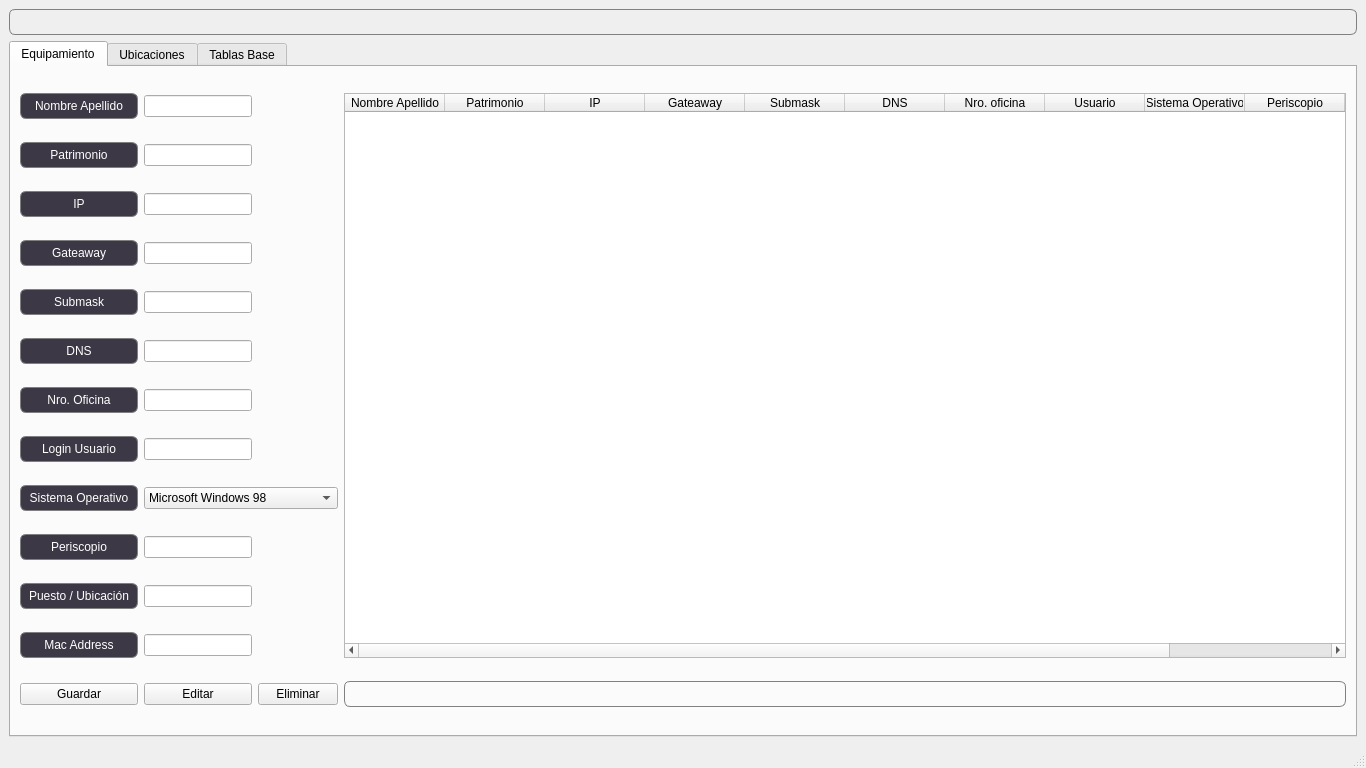
<?xml version="1.0" encoding="UTF-8"?>
<ui version="4.0">
 <class>MainWindow</class>
 <widget class="QMainWindow" name="MainWindow">
  <property name="geometry">
   <rect>
    <x>0</x>
    <y>0</y>
    <width>1366</width>
    <height>768</height>
   </rect>
  </property>
  <property name="windowTitle">
   <string>MainWindow</string>
  </property>
  <property name="windowIcon">
   <iconset>
    <normalon>:/new/icons/oxygen/32x32/devices/computer-laptop.png</normalon>
   </iconset>
  </property>
  <widget class="QWidget" name="centralwidget">
   <layout class="QGridLayout" name="gridLayout_2">
    <item row="1" column="0">
     <layout class="QGridLayout" name="gridLayout">
      <item row="0" column="0">
       <widget class="QTabWidget" name="tabWidget">
        <property name="currentIndex">
         <number>0</number>
        </property>
        <widget class="QWidget" name="tab">
         <attribute name="icon">
          <iconset>
           <normalon>:/new/icons/oxygen/32x32/devices/computer.png</normalon>
          </iconset>
         </attribute>
         <attribute name="title">
          <string>Equipamiento</string>
         </attribute>
         <layout class="QGridLayout" name="gridLayout_3">
          <item row="0" column="3">
           <widget class="QLineEdit" name="nombre_apellido">
            <property name="sizePolicy">
             <sizepolicy hsizetype="Fixed" vsizetype="Fixed">
              <horstretch>0</horstretch>
              <verstretch>0</verstretch>
             </sizepolicy>
            </property>
           </widget>
          </item>
          <item row="4" column="3">
           <widget class="QLineEdit" name="submask">
            <property name="sizePolicy">
             <sizepolicy hsizetype="Fixed" vsizetype="Fixed">
              <horstretch>0</horstretch>
              <verstretch>0</verstretch>
             </sizepolicy>
            </property>
           </widget>
          </item>
          <item row="4" column="1">
           <widget class="QLabel" name="label_10">
            <property name="styleSheet">
             <string notr="true">background-color: rgb(61, 56, 70);
color: rgb(255, 255, 255);
border: 1px solid grey;
border-radius: 6px;
padding: 5px;</string>
            </property>
            <property name="text">
             <string>Submask</string>
            </property>
            <property name="alignment">
             <set>Qt::AlignCenter</set>
            </property>
           </widget>
          </item>
          <item row="9" column="3">
           <widget class="QLineEdit" name="periscopio">
            <property name="sizePolicy">
             <sizepolicy hsizetype="Fixed" vsizetype="Fixed">
              <horstretch>0</horstretch>
              <verstretch>0</verstretch>
             </sizepolicy>
            </property>
           </widget>
          </item>
          <item row="8" column="1">
           <widget class="QLabel" name="label_6">
            <property name="styleSheet">
             <string notr="true">background-color: rgb(61, 56, 70);
color: rgb(255, 255, 255);
border: 1px solid grey;
border-radius: 6px;
padding: 5px;</string>
            </property>
            <property name="frameShape">
             <enum>QFrame::StyledPanel</enum>
            </property>
            <property name="frameShadow">
             <enum>QFrame::Sunken</enum>
            </property>
            <property name="text">
             <string>Sistema Operativo</string>
            </property>
            <property name="alignment">
             <set>Qt::AlignCenter</set>
            </property>
           </widget>
          </item>
          <item row="12" column="5">
           <widget class="QLabel" name="mensaje">
            <property name="styleSheet">
             <string notr="true">font: 10pt &quot;Ubuntu&quot;;
border: 1px solid grey;
border-radius: 6px;
padding: 5px;</string>
            </property>
            <property name="frameShape">
             <enum>QFrame::StyledPanel</enum>
            </property>
            <property name="frameShadow">
             <enum>QFrame::Sunken</enum>
            </property>
            <property name="text">
             <string/>
            </property>
            <property name="alignment">
             <set>Qt::AlignCenter</set>
            </property>
           </widget>
          </item>
          <item row="0" column="5" rowspan="12">
           <widget class="QTableWidget" name="table_equipamiento">
            <property name="sizePolicy">
             <sizepolicy hsizetype="Expanding" vsizetype="Expanding">
              <horstretch>0</horstretch>
              <verstretch>0</verstretch>
             </sizepolicy>
            </property>
            <column>
             <property name="text">
              <string>Nombre Apellido</string>
             </property>
            </column>
            <column>
             <property name="text">
              <string>Patrimonio</string>
             </property>
            </column>
            <column>
             <property name="text">
              <string>IP</string>
             </property>
            </column>
            <column>
             <property name="text">
              <string>Gateaway</string>
             </property>
            </column>
            <column>
             <property name="text">
              <string>Submask</string>
             </property>
            </column>
            <column>
             <property name="text">
              <string>DNS</string>
             </property>
            </column>
            <column>
             <property name="text">
              <string>Nro. oficina</string>
             </property>
            </column>
            <column>
             <property name="text">
              <string>Usuario</string>
             </property>
            </column>
            <column>
             <property name="text">
              <string>Sistema Operativo</string>
             </property>
            </column>
            <column>
             <property name="text">
              <string>Periscopio</string>
             </property>
            </column>
            <column>
             <property name="text">
              <string>Puesto / Ubicación</string>
             </property>
            </column>
            <column>
             <property name="text">
              <string>Mac Address</string>
             </property>
            </column>
           </widget>
          </item>
          <item row="12" column="4">
           <widget class="QPushButton" name="btn_eliminar">
            <property name="text">
             <string>Eliminar</string>
            </property>
            <property name="icon">
             <iconset>
              <normalon>:/new/icons/oxygen/32x32/actions/trash-empty.png</normalon>
             </iconset>
            </property>
           </widget>
          </item>
          <item row="9" column="1">
           <widget class="QLabel" name="label_7">
            <property name="styleSheet">
             <string notr="true">background-color: rgb(61, 56, 70);
color: rgb(255, 255, 255);
border: 1px solid grey;
border-radius: 6px;
padding: 5px;</string>
            </property>
            <property name="frameShape">
             <enum>QFrame::StyledPanel</enum>
            </property>
            <property name="frameShadow">
             <enum>QFrame::Sunken</enum>
            </property>
            <property name="text">
             <string>Periscopio</string>
            </property>
            <property name="alignment">
             <set>Qt::AlignCenter</set>
            </property>
           </widget>
          </item>
          <item row="6" column="1">
           <widget class="QLabel" name="label_4">
            <property name="styleSheet">
             <string notr="true">background-color: rgb(61, 56, 70);
color: rgb(255, 255, 255);
border: 1px solid grey;
border-radius: 6px;
padding: 5px;</string>
            </property>
            <property name="frameShape">
             <enum>QFrame::StyledPanel</enum>
            </property>
            <property name="frameShadow">
             <enum>QFrame::Sunken</enum>
            </property>
            <property name="text">
             <string>Nro. Oficina</string>
            </property>
            <property name="alignment">
             <set>Qt::AlignCenter</set>
            </property>
           </widget>
          </item>
          <item row="3" column="1">
           <widget class="QLabel" name="label_9">
            <property name="styleSheet">
             <string notr="true">background-color: rgb(61, 56, 70);
color: rgb(255, 255, 255);
border: 1px solid grey;
border-radius: 6px;
padding: 5px;</string>
            </property>
            <property name="text">
             <string>Gateaway</string>
            </property>
            <property name="alignment">
             <set>Qt::AlignCenter</set>
            </property>
           </widget>
          </item>
          <item row="5" column="1">
           <widget class="QLabel" name="label_11">
            <property name="styleSheet">
             <string notr="true">background-color: rgb(61, 56, 70);
color: rgb(255, 255, 255);
border: 1px solid grey;
border-radius: 6px;
padding: 5px;</string>
            </property>
            <property name="text">
             <string>DNS</string>
            </property>
            <property name="alignment">
             <set>Qt::AlignCenter</set>
            </property>
           </widget>
          </item>
          <item row="11" column="3">
           <widget class="QLineEdit" name="mac_address">
            <property name="sizePolicy">
             <sizepolicy hsizetype="Fixed" vsizetype="Fixed">
              <horstretch>0</horstretch>
              <verstretch>0</verstretch>
             </sizepolicy>
            </property>
           </widget>
          </item>
          <item row="1" column="3">
           <widget class="QLineEdit" name="patrimonio">
            <property name="sizePolicy">
             <sizepolicy hsizetype="Fixed" vsizetype="Fixed">
              <horstretch>0</horstretch>
              <verstretch>0</verstretch>
             </sizepolicy>
            </property>
           </widget>
          </item>
          <item row="6" column="3">
           <widget class="QLineEdit" name="nro_oficina">
            <property name="sizePolicy">
             <sizepolicy hsizetype="Fixed" vsizetype="Fixed">
              <horstretch>0</horstretch>
              <verstretch>0</verstretch>
             </sizepolicy>
            </property>
           </widget>
          </item>
          <item row="7" column="3">
           <widget class="QLineEdit" name="usuario">
            <property name="sizePolicy">
             <sizepolicy hsizetype="Fixed" vsizetype="Fixed">
              <horstretch>0</horstretch>
              <verstretch>0</verstretch>
             </sizepolicy>
            </property>
           </widget>
          </item>
          <item row="12" column="3">
           <widget class="QPushButton" name="btn_editar">
            <property name="text">
             <string>Editar</string>
            </property>
            <property name="icon">
             <iconset>
              <normalon>:/new/icons/oxygen/32x32/actions/document-edit.png</normalon>
             </iconset>
            </property>
           </widget>
          </item>
          <item row="5" column="3">
           <widget class="QLineEdit" name="dns">
            <property name="sizePolicy">
             <sizepolicy hsizetype="Fixed" vsizetype="Fixed">
              <horstretch>0</horstretch>
              <verstretch>0</verstretch>
             </sizepolicy>
            </property>
           </widget>
          </item>
          <item row="0" column="0">
           <layout class="QFormLayout" name="formLayout"/>
          </item>
          <item row="2" column="1">
           <widget class="QLabel" name="label_3">
            <property name="styleSheet">
             <string notr="true">background-color: rgb(61, 56, 70);
color: rgb(255, 255, 255);
border: 1px solid grey;
border-radius: 6px;
padding: 5px;</string>
            </property>
            <property name="frameShape">
             <enum>QFrame::StyledPanel</enum>
            </property>
            <property name="frameShadow">
             <enum>QFrame::Sunken</enum>
            </property>
            <property name="text">
             <string>IP</string>
            </property>
            <property name="alignment">
             <set>Qt::AlignCenter</set>
            </property>
           </widget>
          </item>
          <item row="3" column="3">
           <widget class="QLineEdit" name="gateaway">
            <property name="sizePolicy">
             <sizepolicy hsizetype="Fixed" vsizetype="Fixed">
              <horstretch>0</horstretch>
              <verstretch>0</verstretch>
             </sizepolicy>
            </property>
           </widget>
          </item>
          <item row="7" column="1">
           <widget class="QLabel" name="label_5">
            <property name="styleSheet">
             <string notr="true">background-color: rgb(61, 56, 70);
color: rgb(255, 255, 255);
border: 1px solid grey;
border-radius: 6px;
padding: 5px;</string>
            </property>
            <property name="frameShape">
             <enum>QFrame::StyledPanel</enum>
            </property>
            <property name="frameShadow">
             <enum>QFrame::Sunken</enum>
            </property>
            <property name="text">
             <string>Login Usuario</string>
            </property>
            <property name="alignment">
             <set>Qt::AlignCenter</set>
            </property>
           </widget>
          </item>
          <item row="11" column="1">
           <widget class="QLabel" name="label_8">
            <property name="styleSheet">
             <string notr="true">background-color: rgb(61, 56, 70);
color: rgb(255, 255, 255);
border: 1px solid grey;
border-radius: 6px;
padding: 5px;</string>
            </property>
            <property name="frameShape">
             <enum>QFrame::StyledPanel</enum>
            </property>
            <property name="frameShadow">
             <enum>QFrame::Sunken</enum>
            </property>
            <property name="text">
             <string>Mac Address</string>
            </property>
            <property name="alignment">
             <set>Qt::AlignCenter</set>
            </property>
           </widget>
          </item>
          <item row="2" column="3">
           <widget class="QLineEdit" name="ip">
            <property name="sizePolicy">
             <sizepolicy hsizetype="Fixed" vsizetype="Fixed">
              <horstretch>0</horstretch>
              <verstretch>0</verstretch>
             </sizepolicy>
            </property>
           </widget>
          </item>
          <item row="0" column="1">
           <widget class="QLabel" name="label">
            <property name="styleSheet">
             <string notr="true">background-color: rgb(61, 56, 70);
color: rgb(255, 255, 255);
border: 1px solid grey;
border-radius: 6px;
padding: 5px;</string>
            </property>
            <property name="frameShape">
             <enum>QFrame::StyledPanel</enum>
            </property>
            <property name="frameShadow">
             <enum>QFrame::Sunken</enum>
            </property>
            <property name="text">
             <string>Nombre Apellido</string>
            </property>
            <property name="alignment">
             <set>Qt::AlignCenter</set>
            </property>
           </widget>
          </item>
          <item row="1" column="1">
           <widget class="QLabel" name="label_2">
            <property name="styleSheet">
             <string notr="true">background-color: rgb(61, 56, 70);
color: rgb(255, 255, 255);
border: 1px solid grey;
border-radius: 6px;
padding: 5px;</string>
            </property>
            <property name="frameShape">
             <enum>QFrame::StyledPanel</enum>
            </property>
            <property name="frameShadow">
             <enum>QFrame::Sunken</enum>
            </property>
            <property name="text">
             <string>Patrimonio</string>
            </property>
            <property name="alignment">
             <set>Qt::AlignCenter</set>
            </property>
           </widget>
          </item>
          <item row="12" column="1">
           <widget class="QPushButton" name="btn_guardar">
            <property name="text">
             <string>Guardar</string>
            </property>
            <property name="icon">
             <iconset>
              <normalon>:/new/icons/oxygen/32x32/devices/media-floppy.png</normalon>
             </iconset>
            </property>
           </widget>
          </item>
          <item row="10" column="1">
           <widget class="QLabel" name="label_12">
            <property name="styleSheet">
             <string notr="true">background-color: rgb(61, 56, 70);
color: rgb(255, 255, 255);
border: 1px solid grey;
border-radius: 6px;
padding: 5px;</string>
            </property>
            <property name="text">
             <string>Puesto / Ubicación</string>
            </property>
           </widget>
          </item>
          <item row="10" column="3">
           <widget class="QLineEdit" name="puesto_ubicacion">
            <property name="sizePolicy">
             <sizepolicy hsizetype="Fixed" vsizetype="Fixed">
              <horstretch>0</horstretch>
              <verstretch>0</verstretch>
             </sizepolicy>
            </property>
           </widget>
          </item>
          <item row="8" column="3" colspan="2">
           <widget class="QComboBox" name="sistema_operativo">
            <property name="sizePolicy">
             <sizepolicy hsizetype="Preferred" vsizetype="Fixed">
              <horstretch>0</horstretch>
              <verstretch>0</verstretch>
             </sizepolicy>
            </property>
            <item>
             <property name="text">
              <string>Microsoft Windows 98</string>
             </property>
            </item>
            <item>
             <property name="text">
              <string>Microsoft Windows XP</string>
             </property>
            </item>
            <item>
             <property name="text">
              <string>Microsoft Windows Vista</string>
             </property>
            </item>
            <item>
             <property name="text">
              <string>Microsoft Windows 7</string>
             </property>
            </item>
            <item>
             <property name="text">
              <string>Micorsoft Windows 8</string>
             </property>
            </item>
            <item>
             <property name="text">
              <string>Microsoft Windows 10</string>
             </property>
            </item>
            <item>
             <property name="text">
              <string>Microsoft Windows 11</string>
             </property>
            </item>
            <item>
             <property name="text">
              <string>Ubuntu Linux</string>
             </property>
            </item>
            <item>
             <property name="text">
              <string>LinuxMint Linux</string>
             </property>
            </item>
            <item>
             <property name="text">
              <string>Slackware Linux</string>
             </property>
            </item>
            <item>
             <property name="text">
              <string>Debian Linux</string>
             </property>
            </item>
            <item>
             <property name="text">
              <string>Arch Linux</string>
             </property>
            </item>
            <item>
             <property name="text">
              <string>Red Hat Linux</string>
             </property>
            </item>
            <item>
             <property name="text">
              <string>Fedora Linux</string>
             </property>
            </item>
           </widget>
          </item>
         </layout>
         <zorder>table_equipamiento</zorder>
         <zorder>label</zorder>
         <zorder>label_2</zorder>
         <zorder>patrimonio</zorder>
         <zorder>label_3</zorder>
         <zorder>ip</zorder>
         <zorder>label_4</zorder>
         <zorder>nro_oficina</zorder>
         <zorder>label_5</zorder>
         <zorder>usuario</zorder>
         <zorder>label_6</zorder>
         <zorder>label_7</zorder>
         <zorder>periscopio</zorder>
         <zorder>label_8</zorder>
         <zorder>mac_address</zorder>
         <zorder>btn_guardar</zorder>
         <zorder>btn_editar</zorder>
         <zorder>btn_eliminar</zorder>
         <zorder>mensaje</zorder>
         <zorder>nombre_apellido</zorder>
         <zorder>label_9</zorder>
         <zorder>gateaway</zorder>
         <zorder>label_10</zorder>
         <zorder>submask</zorder>
         <zorder>label_11</zorder>
         <zorder>dns</zorder>
         <zorder>sistema_operativo</zorder>
         <zorder>label_12</zorder>
         <zorder>puesto_ubicacion</zorder>
        </widget>
        <widget class="QWidget" name="tab_2">
         <attribute name="icon">
          <iconset>
           <normalon>:/new/icons/oxygen/32x32/emblems/image-stack-open.png</normalon>
          </iconset>
         </attribute>
         <attribute name="title">
          <string>Ubicaciones</string>
         </attribute>
        </widget>
        <widget class="QWidget" name="tab_3">
         <attribute name="icon">
          <iconset>
           <normalon>:/new/icons/oxygen/32x32/actions/table.png</normalon>
          </iconset>
         </attribute>
         <attribute name="title">
          <string>Tablas Base</string>
         </attribute>
        </widget>
       </widget>
      </item>
     </layout>
    </item>
    <item row="0" column="0">
     <widget class="QLabel" name="mensaje_database_ok">
      <property name="styleSheet">
       <string notr="true">font: 8pt &quot;Ubuntu&quot;;
border: 1px solid grey;
border-radius: 6px;
padding: 5px;</string>
      </property>
      <property name="text">
       <string/>
      </property>
      <property name="alignment">
       <set>Qt::AlignCenter</set>
      </property>
     </widget>
    </item>
   </layout>
  </widget>
  <widget class="QMenuBar" name="menubar">
   <property name="geometry">
    <rect>
     <x>0</x>
     <y>0</y>
     <width>1366</width>
     <height>21</height>
    </rect>
   </property>
  </widget>
  <widget class="QStatusBar" name="statusbar"/>
 </widget>
 <tabstops>
  <tabstop>tabWidget</tabstop>
  <tabstop>nombre_apellido</tabstop>
  <tabstop>patrimonio</tabstop>
  <tabstop>ip</tabstop>
  <tabstop>gateaway</tabstop>
  <tabstop>submask</tabstop>
  <tabstop>dns</tabstop>
  <tabstop>nro_oficina</tabstop>
  <tabstop>usuario</tabstop>
  <tabstop>sistema_operativo</tabstop>
  <tabstop>periscopio</tabstop>
  <tabstop>puesto_ubicacion</tabstop>
  <tabstop>mac_address</tabstop>
  <tabstop>btn_guardar</tabstop>
  <tabstop>btn_editar</tabstop>
  <tabstop>btn_eliminar</tabstop>
  <tabstop>table_equipamiento</tabstop>
 </tabstops>
 <resources/>
 <connections/>
</ui>
